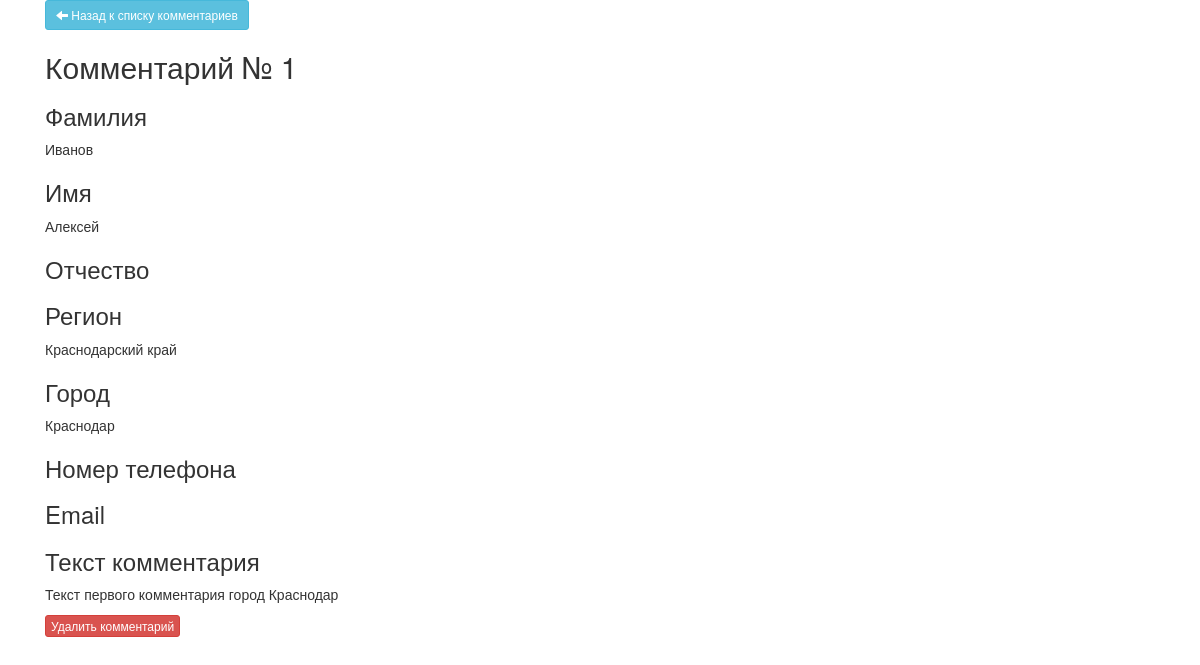
Screenshot of /view/1/ with the database file from the repository.
### comments/models.py (models this page shows, shortened)
class Comment(models.Model):
    last_name = models.CharField(max_length=50, blank=False, verbose_name='Фамилия')
    first_name = models.CharField(max_length=20, blank=False, verbose_name='Имя')
    middle_name = models.CharField(max_length=50, blank=True, verbose_name='Отчество')
    region = models.ForeignKey(Region, verbose_name='Регион', on_delete=models.CASCADE, default='', blank=True, null=True)
    city = models.ForeignKey(City, verbose_name='Город', on_delete=models.CASCADE, default='', blank=True, null=True)
    phone = models.CharField(max_length=15, blank=True, verbose_name='Номер телефона')
    email = models.EmailField(blank=True)
    text = models.TextField(blank=False, verbose_name='Текст комментария')
    class Meta:
            ordering = ['id']
            verbose_name = 'Комметарий'
            verbose_name_plural = 'Комментарии'

class Region(models.Model):
    name = models.CharField(max_length=100)
    def __str__(self):
        return self.name
    class Meta:
        ordering = ['name']
        verbose_name = 'Регион'
        verbose_name_plural = 'Регионы'

class City(models.Model):
    region = models.ForeignKey(Region, verbose_name='Регион', on_delete=models.PROTECT)
    name = models.CharField(max_length=100)
    def __str__(self):
        return self.name
    class Meta:
        ordering = ['name']
        verbose_name = 'Город'
        verbose_name_plural = 'Города'

### comments/views.py (the view)
# urls.py: url(r'^view/(?P<comment_id>[0-9]+)/$', views.comment_detail, name='comment_detail'),
def comment_detail(request, comment_id):
    comment = get_object_or_404(Comment, id=comment_id)
    return render(request, 'comment_detail.html', {'comment': comment})

### comments/templates/comment_detail.html (shortened to what this page needs)
{% extends 'base.html' %} {% block detail_view %}
<main role="main" class="container">
    <div class="row">
        <div class="col-md-8 blog-main">
            <a href="{% url 'comment_list' %}" class="btn btn-info btn-sm">
                <span class="glyphicon glyphicon-arrow-left"></span> Назад к списку комментариев
            </a>
            <h2>Комментарий № {{ comment.id }}</h2>
            <h3 class="pb-3 mb-4 font-italic border-bottom">Фамилия</h3>
            <p>{{ comment.last_name }}</p>
            <h3 class="pb-3 mb-4 font-italic border-bottom">Имя</h3>
            <p>{{ comment.first_name }}</p>
            <h3 class="pb-3 mb-4 font-italic border-bottom">Отчество</h3>
            <h3 class="pb-3 mb-4 font-italic border-bottom">Регион</h3>
            <p>{{ comment.region }}</p>
            <h3 class="pb-3 mb-4 font-italic border-bottom">Город</h3>
            <p>{{ comment.city }}</p>
            <h3 class="pb-3 mb-4 font-italic border-bottom">Номер телефона</h3>
            <h3 class="pb-3 mb-4 font-italic border-bottom">Email</h3>
            <h3 class="pb-3 mb-4 font-italic border-bottom">Текст комментария</h3>
            <p>{{ comment.text }}</p>
            <a href="{% url 'comment_delete' comment.id %}"><button type="submit" class="btn btn-danger btn-xs">Удалить комментарий</button></a> {% endblock %}

### rows the page displays
Comment: id "1", last_name "Иванов", first_name "Алексей", region "Краснодарский край", city "Краснодар", text "Текст первого комментария город Краснодар"
